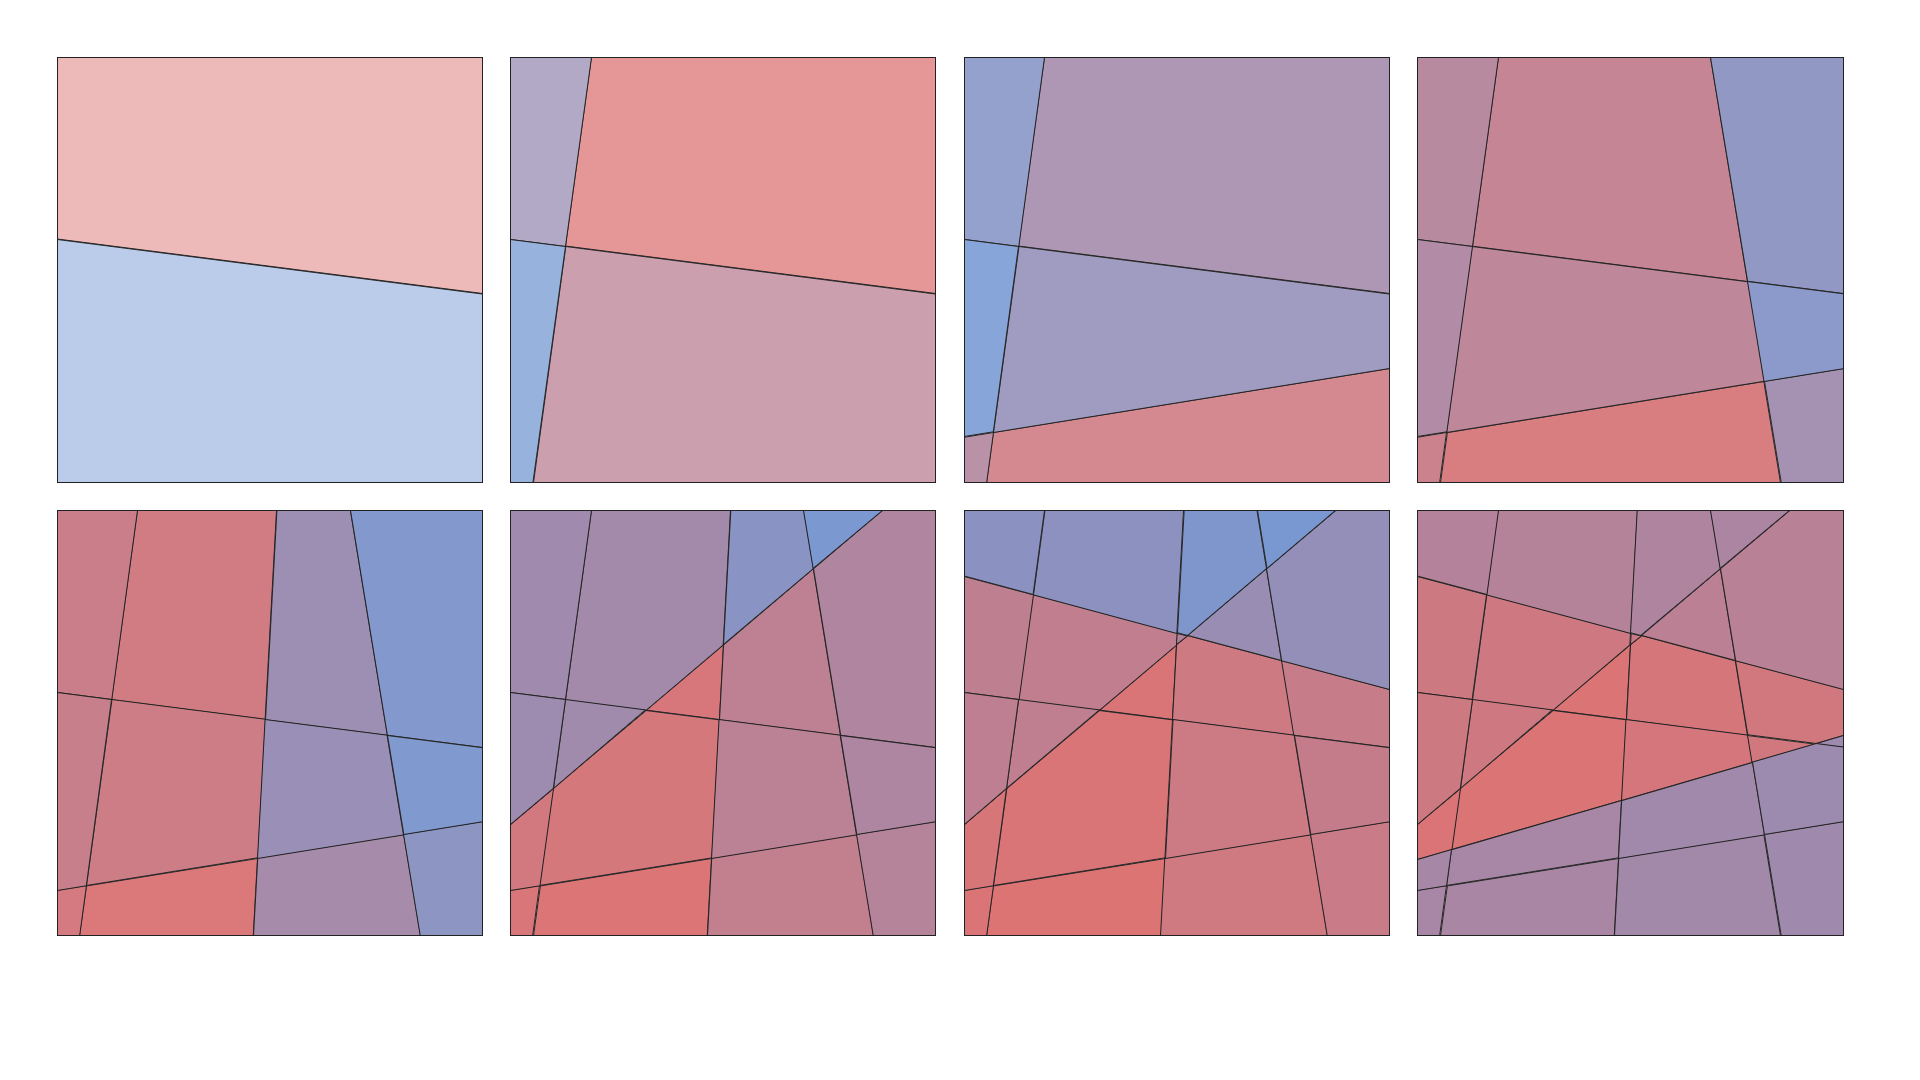

Recreate this plot in Python.
import tempfile
from typing import List, Tuple

from presentation import Presentation


def split_polygon(polygon: List[dict], line: Tuple[float, float, float]) -> Tuple[List[dict], List[dict]]:
    polygon1, polygon2 = [], []
    a, b, c = line

    for i, point in enumerate(polygon):
        point2 = polygon[(i + 1) % len(polygon)]

        sign1 = a * point["x"] + b * point["y"] + c
        sign2 = a * point2["x"] + b * point2["y"] + c

        if sign1 <= 0:
            polygon1.append(point)

        if sign1 >= 0:
            polygon2.append(point)

        if sign1 * sign2 >= 0:
            continue

        t = sign1 / (sign1 - sign2)
        p = {
            "x": point["x"] + t * (point2["x"] - point["x"]),
            "y": point["y"] + t * (point2["y"] - point["y"])
        }

        polygon1.append(p)
        polygon2.append(p)

    return polygon1, polygon2


def mix_colors(color1: str, color2: str) -> str:
    r1, g1, b1 = color1[1:3], color1[3:5], color1[5:]
    r2, g2, b2 = color2[1:3], color2[3:5], color2[5:]

    r = (int(r1, 16) + int(r2, 16)) // 2
    g = (int(g1, 16) + int(g2, 16)) // 2
    b = (int(b1, 16) + int(b2, 16)) // 2

    return f"#{hex(r)[2:]}{hex(g)[2:]}{hex(b)[2:]}"


def split_polygons(polygons: List[dict], line: Tuple[float, float, float]) -> List[dict]:
    new_polygons = []

    for polygon in polygons:
        polygon1, polygon2 = split_polygon(polygon=polygon["points"], line=line)

        if len(polygon1) > 2:
            new_polygons.append({"points": polygon1, "fill": mix_colors(polygon["fill"], "#dd7373")})

        if len(polygon2) > 2:
            new_polygons.append({"points": polygon2, "fill": mix_colors(polygon["fill"], "#7699d4")})

    return new_polygons


def view_points(points: List[dict], limits: dict, x0: float, y0: float, width: float, height: float) -> List[dict]:
    mapped_points = []

    for point in points:
        x = x0 + (point["x"] - limits["x_min"]) / (limits["x_max"] - limits["x_min"]) * width
        y = y0 + (limits["y_max"] - point["y"]) / (limits["y_max"] - limits["y_min"]) * height
        mapped_points.append({"x": x, "y": y})

    return mapped_points


def main() -> None:
    lines = [
        (-0.04116849135320658, -0.3206942150255752, 0.008537946165246545),
        (-0.7584591414936934, 0.10385981035299775, -0.9776024852609245),
        (-0.14724284735742352, 0.9107555466460698, 0.9672584243608895),
        (1.1442906237746802, 0.18843945985349314, -1.0550500227489596),
        (1.2710556674273104, -0.06936417996306213, 0.04558304687187343),
        (-0.20456406729434004, 0.2423156584615096, -0.1523538420922868),
        (0.35682639927686643, 1.3392776721814947, -0.9683512977783645),
        (0.2645942236152999, -0.9065969173006434, -0.5403082382599146)
    ]

    limits = {"x_min": -1.7, "y_min": -1.7, "x_max": 1.7, "y_max": 1.7}
    polygons = [
        {"points": [{"x": -1.7, "y": -1.7}, {"x": -1.7, "y": 1.7}, {"x": 1.7, "y": 1.7}, {"x": 1.7, "y": -1.7}], "fill": "#ffffff"}
    ]

    x0 = 1
    y0 = 1
    width = 7.5
    height = 7.5
    gap = 0.5

    columns = 4

    with tempfile.TemporaryDirectory() as temp_path:
        presentation = Presentation(presentation_path="../empty.pptx", work_path=temp_path)

        for i, line in enumerate(lines):
            polygons = split_polygons(polygons=polygons, line=line)
            x = x0 + (width + gap) * (i % columns)
            y = y0 + (height + gap) * (i // columns)

            draw_polygons = []
            for polygon in polygons:
                points = view_points(points=polygon["points"], limits=limits, x0=x, y0=y, width=width, height=height)
                draw_polygons.append({"points": points, "fill": polygon["fill"], "stroke": "#222", "thickness": 0.5})

            presentation.add_polygons(draw_polygons)

        presentation.save("polygons.pptx")


if __name__ == "__main__":
    main()
